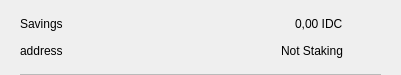
<?xml version="1.0" encoding="UTF-8"?>
<ui version="4.0">
 <class>CSRow</class>
 <widget class="QWidget" name="CSRow">
  <property name="geometry">
   <rect>
    <x>0</x>
    <y>0</y>
    <width>401</width>
    <height>75</height>
   </rect>
  </property>
  <property name="windowTitle">
   <string>Form</string>
  </property>
  <layout class="QVBoxLayout" name="verticalLayout">
   <property name="spacing">
    <number>0</number>
   </property>
   <property name="leftMargin">
    <number>20</number>
   </property>
   <property name="topMargin">
    <number>10</number>
   </property>
   <property name="rightMargin">
    <number>20</number>
   </property>
   <property name="bottomMargin">
    <number>0</number>
   </property>
   <item>
    <widget class="QWidget" name="info" native="true">
     <property name="minimumSize">
      <size>
       <width>0</width>
       <height>0</height>
      </size>
     </property>
     <layout class="QHBoxLayout" name="horizontalLayout_3">
      <property name="leftMargin">
       <number>0</number>
      </property>
      <property name="topMargin">
       <number>0</number>
      </property>
      <property name="rightMargin">
       <number>0</number>
      </property>
      <property name="bottomMargin">
       <number>10</number>
      </property>
      <item>
       <widget class="QWidget" name="container" native="true">
        <property name="minimumSize">
         <size>
          <width>0</width>
          <height>0</height>
         </size>
        </property>
        <layout class="QVBoxLayout" name="verticalLayout_2">
         <property name="spacing">
          <number>0</number>
         </property>
         <property name="leftMargin">
          <number>0</number>
         </property>
         <property name="topMargin">
          <number>0</number>
         </property>
         <property name="rightMargin">
          <number>0</number>
         </property>
         <property name="bottomMargin">
          <number>0</number>
         </property>
         <item>
          <layout class="QHBoxLayout" name="horizontalLayout">
           <item>
            <widget class="QLabel" name="labelName">
             <property name="toolTip">
              <string notr="true"/>
             </property>
             <property name="text">
              <string>Savings</string>
             </property>
            </widget>
           </item>
           <item>
            <spacer name="horizontalSpacer">
             <property name="orientation">
              <enum>Qt::Horizontal</enum>
             </property>
             <property name="sizeHint" stdset="0">
              <size>
               <width>40</width>
               <height>20</height>
              </size>
             </property>
            </spacer>
           </item>
           <item>
            <widget class="QLabel" name="labelAmount">
             <property name="text">
              <string>0,00 IDC</string>
             </property>
            </widget>
           </item>
          </layout>
         </item>
         <item>
          <layout class="QHBoxLayout" name="horizontalLayout_2">
           <item>
            <widget class="QLabel" name="labelAddress">
             <property name="toolTip">
              <string notr="true"/>
             </property>
             <property name="text">
              <string>address</string>
             </property>
            </widget>
           </item>
           <item>
            <spacer name="horizontalSpacer_2">
             <property name="orientation">
              <enum>Qt::Horizontal</enum>
             </property>
             <property name="sizeHint" stdset="0">
              <size>
               <width>40</width>
               <height>20</height>
              </size>
             </property>
            </spacer>
           </item>
           <item>
            <widget class="QLabel" name="labelStaking">
             <property name="text">
              <string>Not Staking</string>
             </property>
            </widget>
           </item>
          </layout>
         </item>
        </layout>
       </widget>
      </item>
      <item alignment="Qt::AlignHCenter|Qt::AlignVCenter">
       <widget class="QPushButton" name="pushButtonMenu">
        <property name="minimumSize">
         <size>
          <width>24</width>
          <height>24</height>
         </size>
        </property>
        <property name="maximumSize">
         <size>
          <width>32</width>
          <height>32</height>
         </size>
        </property>
        <property name="focusPolicy">
         <enum>Qt::NoFocus</enum>
        </property>
        <property name="styleSheet">
         <string notr="true">border:none; background-color:transparent;</string>
        </property>
        <property name="text">
         <string/>
        </property>
        <property name="icon">
         <iconset>
          <normaloff>://ic-menu-hover</normaloff>://ic-menu-hover</iconset>
        </property>
        <property name="iconSize">
         <size>
          <width>24</width>
          <height>24</height>
         </size>
        </property>
       </widget>
      </item>
     </layout>
    </widget>
   </item>
   <item>
    <widget class="QLabel" name="lblDivisory">
     <property name="minimumSize">
      <size>
       <width>0</width>
       <height>1</height>
      </size>
     </property>
     <property name="maximumSize">
      <size>
       <width>16777215</width>
       <height>1</height>
      </size>
     </property>
     <property name="styleSheet">
      <string notr="true">background-color:#bababa;</string>
     </property>
     <property name="text">
      <string/>
     </property>
     <property name="alignment">
      <set>Qt::AlignBottom|Qt::AlignLeading|Qt::AlignLeft</set>
     </property>
    </widget>
   </item>
  </layout>
 </widget>
 <resources/>
 <connections/>
</ui>
